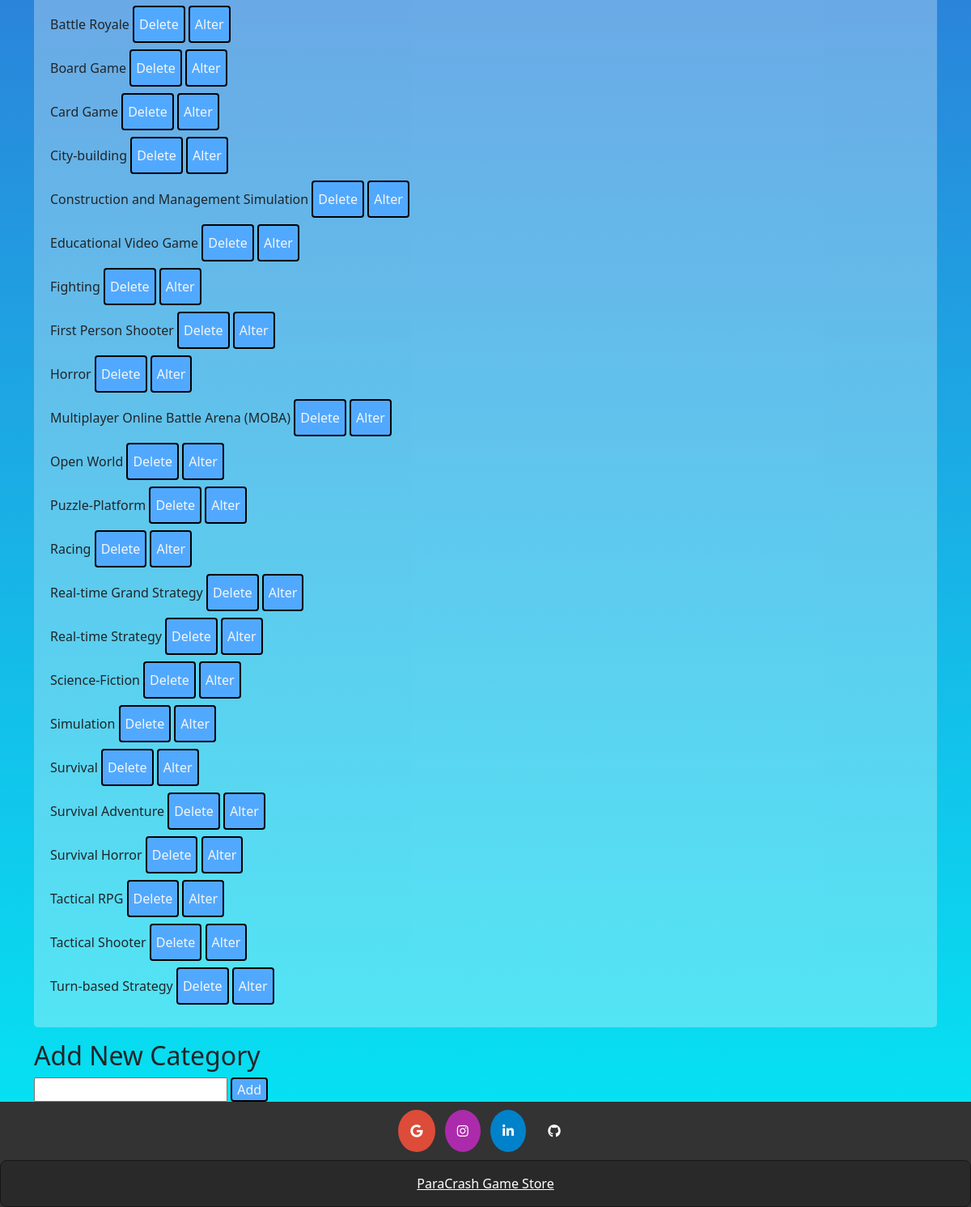
/category.php (lower part), run on an earlier commit of the app's database.
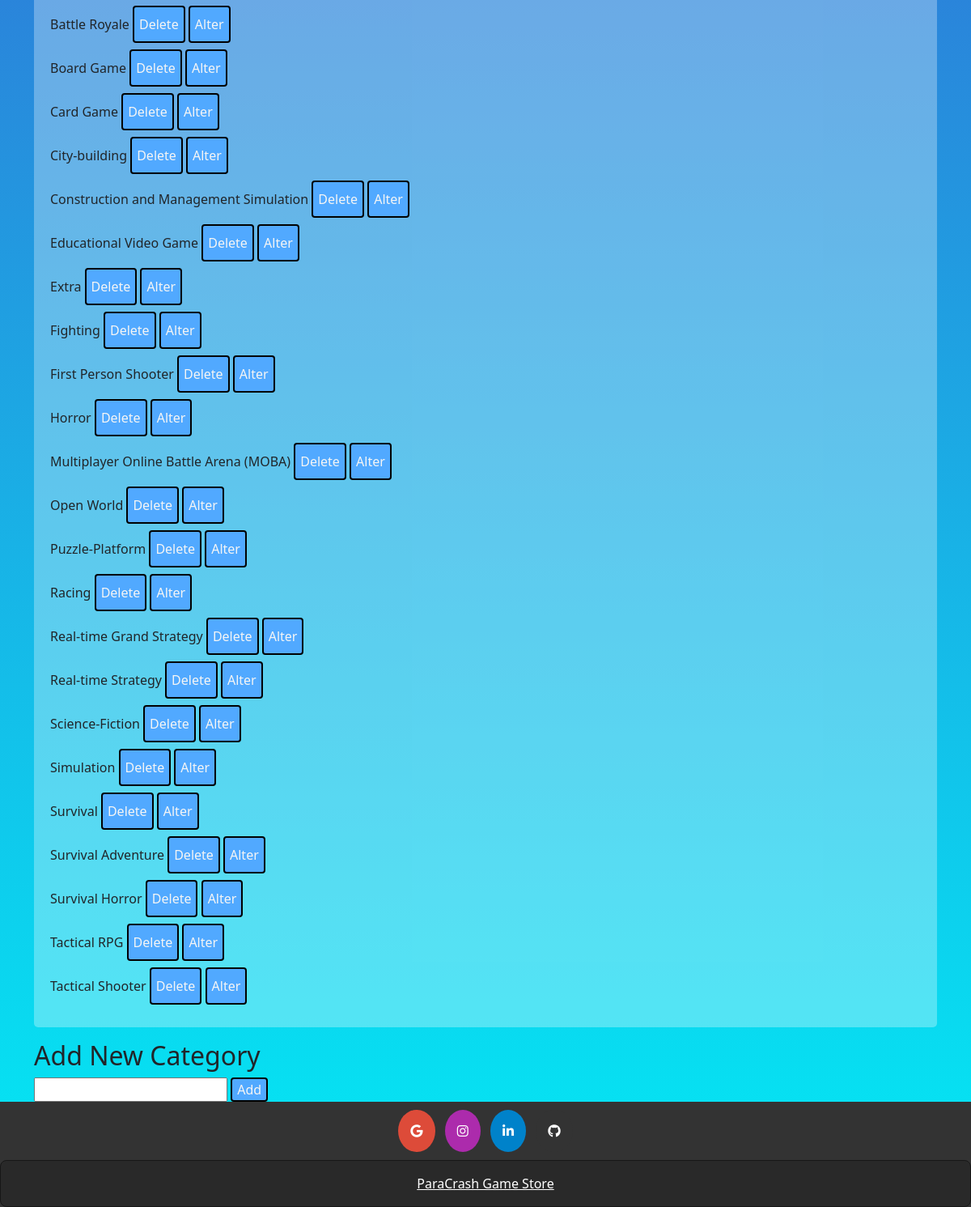
And on a later commit of the database.
### tables this page shows
CREATE TABLE `genre` (
  `category` varchar(40) NOT NULL
);

### category.php (the view, shortened to what this page needs)
<?php include 'navbar.php'; ?>
<html>
    <?php
    $dsn = 'mysql:host=localhost;dbname=game4';
    $username = 'root';
    $password = '';
    try {
        $pdo = new PDO($dsn, $username, $password);
    } catch (PDOException $e) {
        die("Database connection failed: " . $e->getMessage());
    }
try{
    if (isset($pdo)) {
        $query = 'SELECT * FROM genre';
        $stmt = $pdo->query($query);
        $gen = $stmt->fetchAll(PDO::FETCH_ASSOC);
    }}
    catch (Exception $w){
        echo "Error , Try Later";
    }
    ?>
<div class="container">
    <ul id="ull">
        <?php
        try {
            $dsn = 'mysql:host=localhost;dbname=game4';
            $username = 'root';
            $password = '';
            $pdo = new PDO($dsn, $username, $password);
            $query = 'SELECT * FROM genre';
            $stmt = $pdo->query($query);
            $gen = $stmt->fetchAll(PDO::FETCH_ASSOC);
            foreach ($gen as $category):
        ?>
            <div class="mb-2">
                <?php echo $category['category']; ?>
                <form method="post" style="display: inline;" action="category.php">
                    <button type="submit" class="btn2">Delete</button>
                </form>
                <form method="post" style="display: inline;" action="category.php">
                    <button type="submit" class="btn2">Alter</button>
                </form>
            </div>
        <?php
            endforeach;
        } catch (PDOException $e) {
            die("Database connection failed: " . $e->getMessage());
        }
        ?>
    </ul>
</div>
<?php try { ?>
<div class="container">
    <h2>Add New Category</h2>
    <form method="post" action="category.php">
        <input type="text" name="newCategory" required>
        <button type="submit" class="btn2">Add</button>
    </form>
</div>
<?php } catch (PDOException $e) {
            echo"Duplicate Entry or Try Later on .";
        }  ?>
</body>
</html>
<?php include 'footer.php'; ?>

What changed in the data, as far as the page shows it:
removed genre: category "Turn-based Strategy"
added genre: category "Extra"
